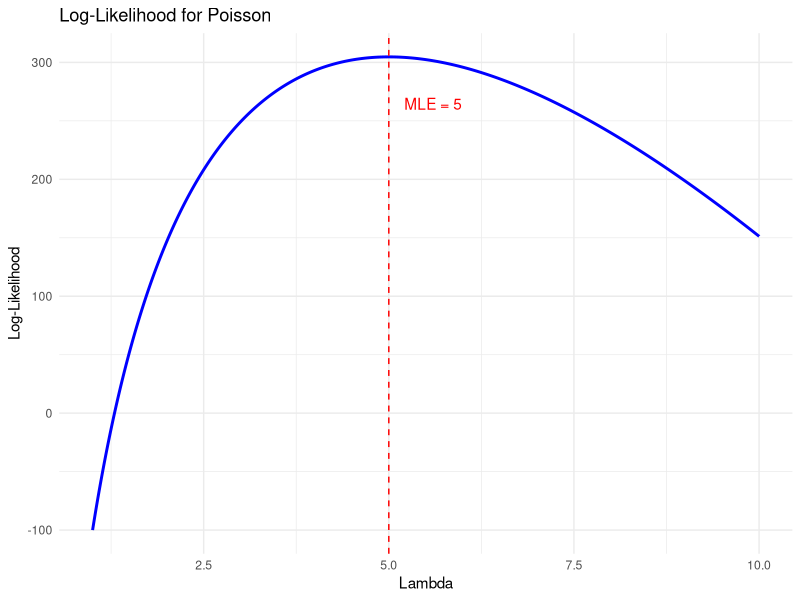

This chart was generated by the following R code:
## ---- chunk 1
knitr::opts_chunk$set(
  warning = FALSE,
  message = FALSE
)
## ---- chunk 2
library(ggplot2)
## ---- chunk 3
# Given data
n <- 100
sum_x <- 500

# Log-likelihood function for Poisson distribution
log_likelihood_function <- function(lambda) {
  if (lambda <= 0) {
    return(-Inf)
  } else {
    # The constant term can be ignored as 
    # it does not affect the maximization of the log-likelihood
    return(sum_x * log(lambda) - n * lambda)
  }
}

# Set up a sequence of lambda values
lambda_values <- seq(1, 10, length.out = 100000)

# Calculate the log-likelihood for each lambda
log_likelihood_values <- sapply(lambda_values, log_likelihood_function)

# Find the lambda that maximizes the log-likelihood
mle_lambda <- lambda_values[which.max(log_likelihood_values)]

# Print the MLE for lambda
cat("MLE for lambda:", mle_lambda, "\n")
## ---- chunk 4
# Create a dataframe
data <- data.frame(lambda = lambda_values, log_likelihood = log_likelihood_values)

# Plot
ggplot(data, aes(x = lambda, y = log_likelihood)) +
  geom_line(color = "blue", size = 1) +
  geom_vline(xintercept = mle_lambda, color = "red", linetype = "dashed") +
  annotate("text", 
           x = mle_lambda + 0.6, 
           y = max(log_likelihood_values) - 40,
           label = paste("MLE =", round(mle_lambda, 3)), 
           color = "red") +
  labs(title = "Log-Likelihood for Poisson",
       x = "Lambda",
       y = "Log-Likelihood") +
  theme_minimal()
## ---- chunk 5
likelihood <- function(pb){
  pb^(10) * (1 - pb)^(15)
}
likelihood(0.4)
likelihood(0.3)
## ---- chunk 6
loglik1 <- function(pb){
  log(pb^(10) * (1 - pb)^(15))
}
loglik1(10/25)
## ---- chunk 7
loglik2 <- function(pb, pbb) {
  log(pb^7 * (1-pb)^(11) * pbb^3 * (1-pbb)^4)
}
loglik2(7/18, 3/7)
## ---- chunk 8
LRT <- 2 * (loglik2(7/18, 3/7) - loglik1(10/25))
LRT
## ---- chunk 9
pchisq(LRT, 1, lower.tail = FALSE)
